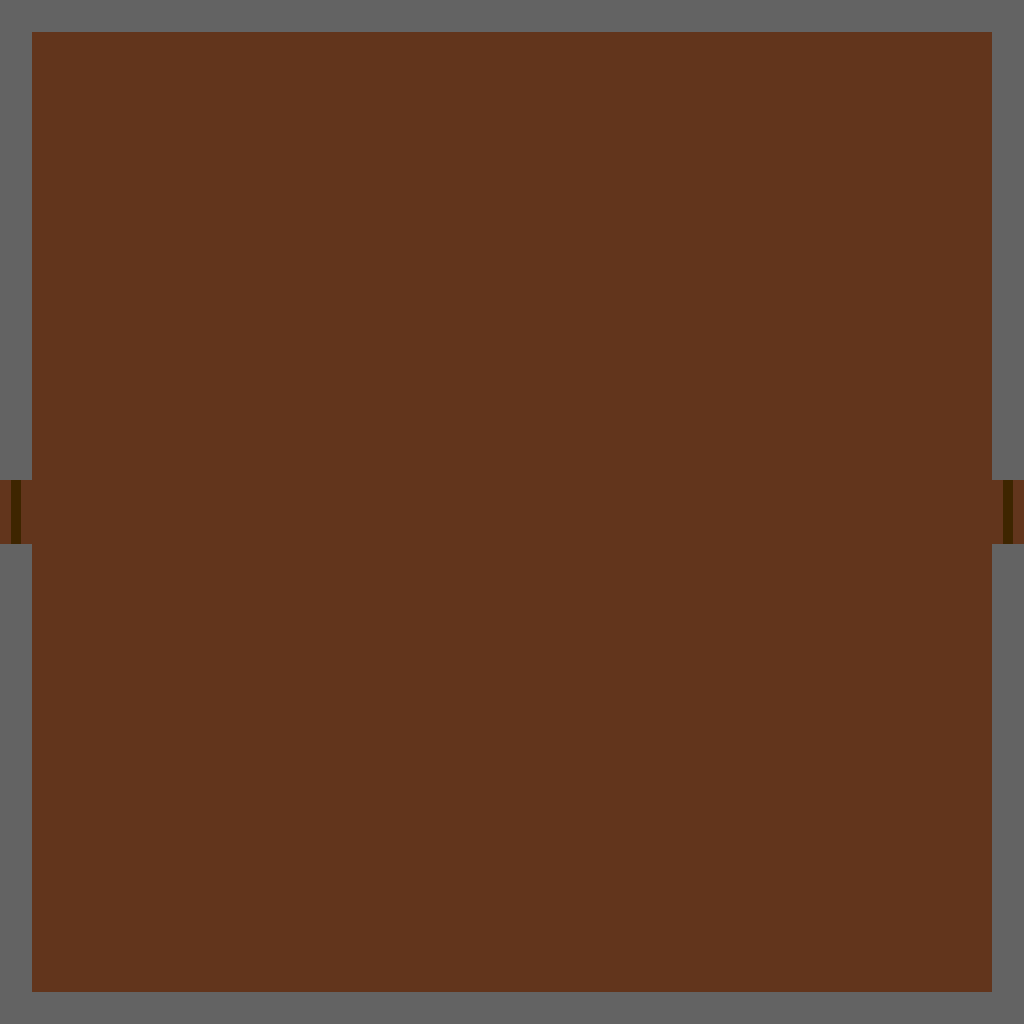

The image is a tile-based game level rendered from a .tmx file. Its description and complete source (layers, tilesets, objects, tile grids) follow:
An orthogonal 32x32 tile map with 32x32 px tiles, 1 tile layer (Tile Layer 1) and 8 objects.

<map version="1.0" tiledversion="1.1.1" orientation="orthogonal" renderorder="right-down" width="32" height="32" tilewidth="32" tileheight="32" infinite="0" nextobjectid="22">
 <tileset firstgid="1" source="Temp Tiles.tsx" />
 <layer name="Tile Layer 1" width="32" height="32">
  <data encoding="csv">
2,2,2,2,2,2,2,2,2,2,2,2,2,2,2,2,2,2,2,2,2,2,2,2,2,2,2,2,2,2,2,2,
2,1,1,1,1,1,1,1,1,1,1,1,1,1,1,1,1,1,1,1,1,1,1,1,1,1,1,1,1,1,1,2,
2,1,1,1,1,1,1,1,1,1,1,1,1,1,1,1,1,1,1,1,1,1,1,1,1,1,1,1,1,1,1,2,
2,1,1,1,1,1,1,1,1,1,1,1,1,1,1,1,1,1,1,1,1,1,1,1,1,1,1,1,1,1,1,2,
2,1,1,1,1,1,1,1,1,1,1,1,1,1,1,1,1,1,1,1,1,1,1,1,1,1,1,1,1,1,1,2,
2,1,1,1,1,1,1,1,1,1,1,1,1,1,1,1,1,1,1,1,1,1,1,1,1,1,1,1,1,1,1,2,
2,1,1,1,1,1,1,1,1,1,1,1,1,1,1,1,1,1,1,1,1,1,1,1,1,1,1,1,1,1,1,2,
2,1,1,1,1,1,1,1,1,1,1,1,1,1,1,1,1,1,1,1,1,1,1,1,1,1,1,1,1,1,1,2,
2,1,1,1,1,1,1,1,1,1,1,1,1,1,1,1,1,1,1,1,1,1,1,1,1,1,1,1,1,1,1,2,
2,1,1,1,1,1,1,1,1,1,1,1,1,1,1,1,1,1,1,1,1,1,1,1,1,1,1,1,1,1,1,2,
2,1,1,1,1,1,1,1,1,1,1,1,1,1,1,1,1,1,1,1,1,1,1,1,1,1,1,1,1,1,1,2,
2,1,1,1,1,1,1,1,1,1,1,1,1,1,1,1,1,1,1,1,1,1,1,1,1,1,1,1,1,1,1,2,
2,1,1,1,1,1,1,1,1,1,1,1,1,1,1,1,1,1,1,1,1,1,1,1,1,1,1,1,1,1,1,2,
2,1,1,1,1,1,1,1,1,1,1,1,1,1,1,1,1,1,1,1,1,1,1,1,1,1,1,1,1,1,1,2,
2,1,1,1,1,1,1,1,1,1,1,1,1,1,1,1,1,1,1,1,1,1,1,1,1,1,1,1,1,1,1,2,
3,1,1,1,1,1,1,1,1,1,1,1,1,1,1,1,1,1,1,1,1,1,1,1,1,1,1,1,1,1,1,3,
3,1,1,1,1,1,1,1,1,1,1,1,1,1,1,1,1,1,1,1,1,1,1,1,1,1,1,1,1,1,1,3,
2,1,1,1,1,1,1,1,1,1,1,1,1,1,1,1,1,1,1,1,1,1,1,1,1,1,1,1,1,1,1,2,
2,1,1,1,1,1,1,1,1,1,1,1,1,1,1,1,1,1,1,1,1,1,1,1,1,1,1,1,1,1,1,2,
2,1,1,1,1,1,1,1,1,1,1,1,1,1,1,1,1,1,1,1,1,1,1,1,1,1,1,1,1,1,1,2,
2,1,1,1,1,1,1,1,1,1,1,1,1,1,1,1,1,1,1,1,1,1,1,1,1,1,1,1,1,1,1,2,
2,1,1,1,1,1,1,1,1,1,1,1,1,1,1,1,1,1,1,1,1,1,1,1,1,1,1,1,1,1,1,2,
2,1,1,1,1,1,1,1,1,1,1,1,1,1,1,1,1,1,1,1,1,1,1,1,1,1,1,1,1,1,1,2,
2,1,1,1,1,1,1,1,1,1,1,1,1,1,1,1,1,1,1,1,1,1,1,1,1,1,1,1,1,1,1,2,
2,1,1,1,1,1,1,1,1,1,1,1,1,1,1,1,1,1,1,1,1,1,1,1,1,1,1,1,1,1,1,2,
2,1,1,1,1,1,1,1,1,1,1,1,1,1,1,1,1,1,1,1,1,1,1,1,1,1,1,1,1,1,1,2,
2,1,1,1,1,1,1,1,1,1,1,1,1,1,1,1,1,1,1,1,1,1,1,1,1,1,1,1,1,1,1,2,
2,1,1,1,1,1,1,1,1,1,1,1,1,1,1,1,1,1,1,1,1,1,1,1,1,1,1,1,1,1,1,2,
2,1,1,1,1,1,1,1,1,1,1,1,1,1,1,1,1,1,1,1,1,1,1,1,1,1,1,1,1,1,1,2,
2,1,1,1,1,1,1,1,1,1,1,1,1,1,1,1,1,1,1,1,1,1,1,1,1,1,1,1,1,1,1,2,
2,1,1,1,1,1,1,1,1,1,1,1,1,1,1,1,1,1,1,1,1,1,1,1,1,1,1,1,1,1,1,2,
2,2,2,2,2,2,2,2,2,2,2,2,2,2,2,2,2,2,2,2,2,2,2,2,2,2,2,2,2,2,2,2
</data>
 </layer>
 <objectgroup name="Walls">
  <object id="1" x="0" y="30" width="31" height="445" />
  <object id="2" x="6" y="4" width="1018" height="27" />
  <object id="5" x="993" y="31" width="30" height="449" />
  <object id="6" x="995" y="546" width="30" height="478" />
  <object id="7" x="2" y="994" width="992" height="27" />
  <object id="8" x="3" y="542" width="26" height="449" />
 </objectgroup>
 <objectgroup name="Door">
  <object id="19" x="1" y="475" width="29" height="68" />
  <object id="20" x="994" y="478" width="29" height="66" />
 </objectgroup>
</map>
